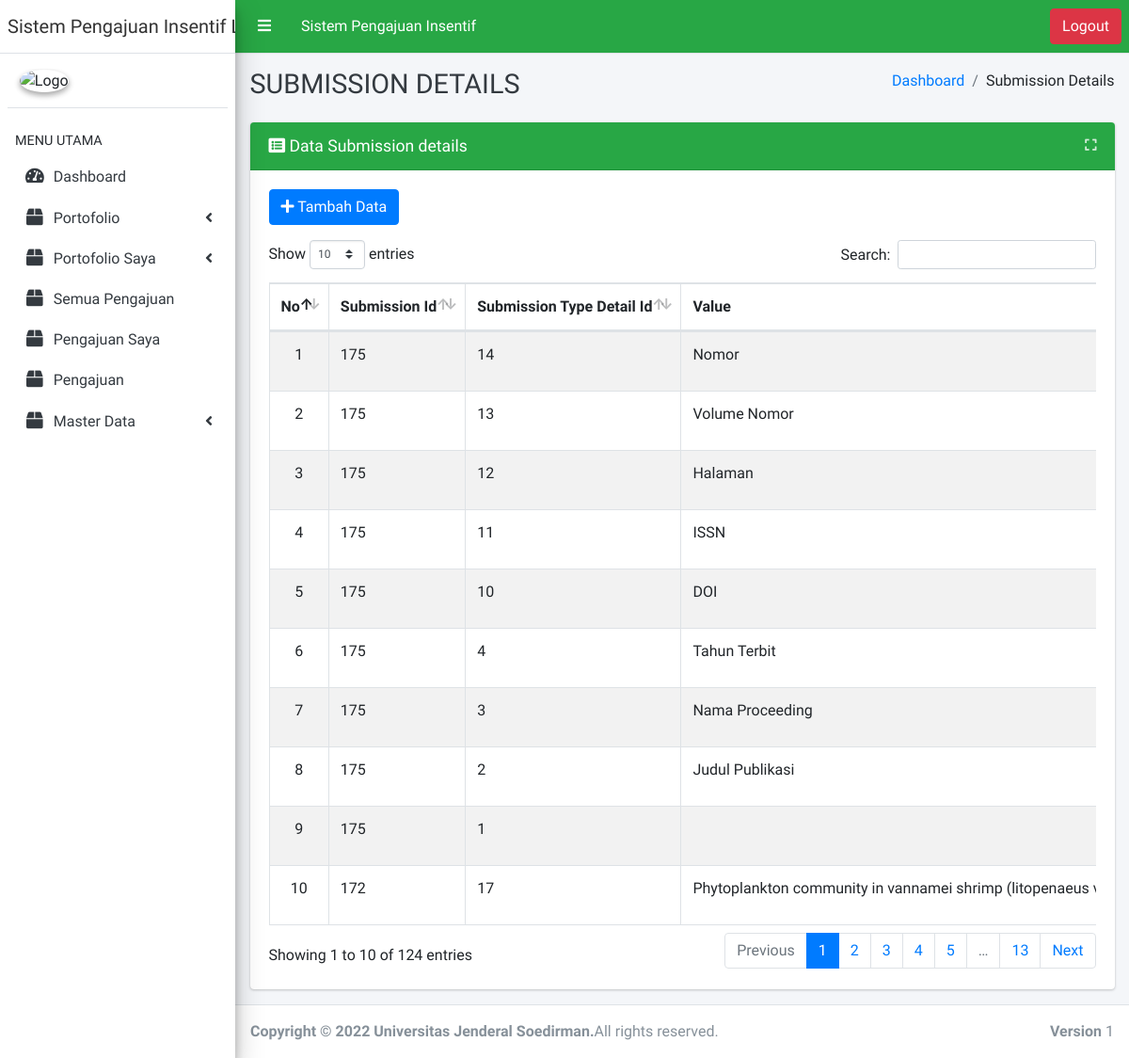
Page /index.php/submission_details on the committed database.
### tables this page shows
CREATE TABLE `submission_details` (
  `id` int NOT NULL,
  `submission_id` int NOT NULL,
  `submission_type_detail_id` int NOT NULL,
  `value` varchar(2048) NOT NULL
);

### application/libraries/Template.php (called while the page is built)
<?php if ( ! defined('BASEPATH')) exit('No direct script access allowed');
class Template {
		var $template_data = array();
		function set($name, $value)
		{
			$this->template_data[$name] = $value;
		}
		function load($template = '', $view = '' , $view_data = array(), $return = FALSE)
		{
			$this->CI =& get_instance();
			$this->set('contents', $this->CI->load->view($view, $view_data, TRUE));
			return $this->CI->load->view($template, $this->template_data, $return);
		}
}

### application/controllers/Submission_details.php (called while the page is built, shortened)
<?php
class Submission_details extends CI_Controller
{
    public function index()
    {
        $data = array(
            'submission_details_data' => $this->Submission_details_model->get_all(),
        );
        $this->template->load('layout/master','submission_details/submission_details_list', $data);
    }
}

### index.php (called while the page is built, shortened)
<?php
require_once BASEPATH.'core/CodeIgniter.php';

### application/models/Submission_details_model.php (called while the page is built, shortened)
<?php
class Submission_details_model extends CI_Model
{
    public $table = 'submission_details';
    public $id = 'id';
    public $order = 'DESC';
    function get_all()
    {
        $this->db->order_by($this->id, $this->order);
        return $this->db->get($this->table)->result();
    }
}

### application/views/submission_details/submission_details_list.php (the view, shortened to what this page needs)
<div class="row">
    <div class="col-md-12">
        <div class="card card-success">
            <div class="card-header">
                <div class="card-title">
                    <i class="fa fa-list-alt"></i> Data Submission details
                </div>
                <div class="card-tools">
                    <button type="button" class="btn btn-tool" data-card-widget="maximize"><i class="fas fa-expand"></i></button>
                </div>
            </div>
            <div class="card-body">
                <a href="<?= site_url('submission_details/create') ?>" class="btn btn-primary"><i class="fa fa-plus"></i> Tambah Data</a>
                <div class="table-responsive mt-3">
                    <table class="table table-bordered table-striped table-hover text-nowrap" width="100%" id="mytable">
                        <thead>
                            <tr>
                                <th class="text-center" width="5%">No</th>
								<th>Submission Id</th>
								<th>Submission Type Detail Id</th>
								<th>Value</th>
                            </tr>
                        </thead>
                        <tbody>
						<?php
                            $no = 1;
                            foreach ($submission_details_data as $value) { ?>
                            <tr>
								<td class="text-center"><?= $no++; ?></td>
								<td><?= $value->submission_id ?></td>
								<td><?= $value->submission_type_detail_id ?></td>
								<td><?= $value->value ?></td>
                            </tr>
						<?php } ?>
                        </tbody>
                    </table>
                </div>
            </div>
        </div>
    </div>
</div>

### assets/fullcalendar/main.css (style rules this page uses)
:root { --fc-daygrid-event-dot-width: 8px; }
:root { --fc-list-event-dot-width: 10px; --fc-list-event-hover-bg-color: #f5f5f5; }

### rows in the picture
submission_details: submission "175", submission_type_detail "14", value "Nomor"
submission_details: submission "175", submission_type_detail "13", value "Volume Nomor"
submission_details: submission "175", submission_type_detail "12", value "Halaman"
submission_details: submission "175", submission_type_detail "11", value "ISSN"
submission_details: submission "175", submission_type_detail "10", value "DOI"
submission_details: submission "175", submission_type_detail "4", value "Tahun Terbit"
submission_details: submission "175", submission_type_detail "3", value "Nama Proceeding"
submission_details: submission "175", submission_type_detail "2", value "Judul Publikasi"
submission_details: submission "175", submission_type_detail "1"
submission_details: submission "172", submission_type_detail "17", value "Phytoplankton community in vannamei shrimp (litopenaeus…"

### other values in the picture
header_judul() "Sistem Pengajuan Insentif"
nama_aplikasi() "Sistem Pengajuan Insentif…"
str_replace('_', ' ', $this->uri->segment(1)) "SUBMISSION DETAILS"
str_replace('_', ' ', $ci->uri->segment($i)) "Submission Details"
